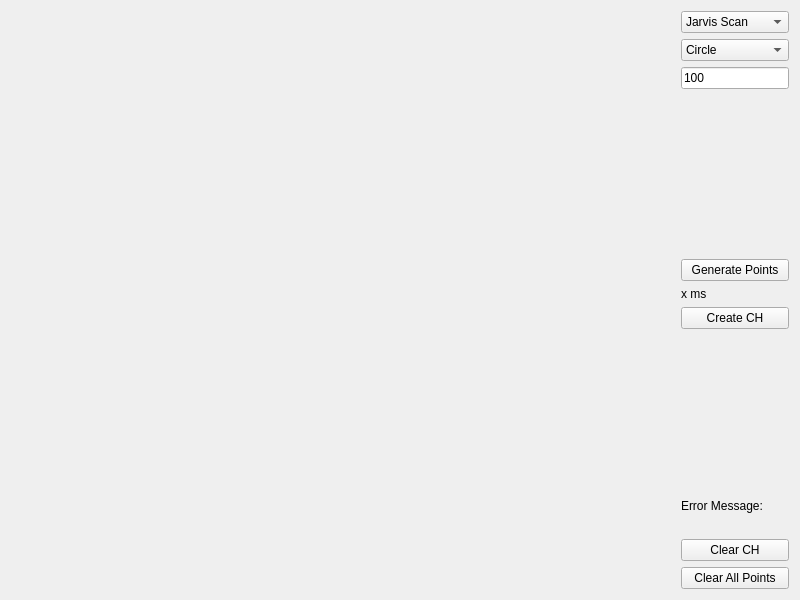
<?xml version="1.0" encoding="UTF-8"?>
<ui version="4.0">
 <class>Widget</class>
 <widget class="QWidget" name="Widget">
  <property name="geometry">
   <rect>
    <x>0</x>
    <y>0</y>
    <width>800</width>
    <height>600</height>
   </rect>
  </property>
  <property name="sizePolicy">
   <sizepolicy hsizetype="Preferred" vsizetype="Preferred">
    <horstretch>0</horstretch>
    <verstretch>0</verstretch>
   </sizepolicy>
  </property>
  <property name="maximumSize">
   <size>
    <width>16777215</width>
    <height>16777215</height>
   </size>
  </property>
  <property name="windowTitle">
   <string>Create Convex Hull</string>
  </property>
  <layout class="QHBoxLayout" name="horizontalLayout">
   <item>
    <widget class="Draw" name="Canvas" native="true">
     <property name="sizePolicy">
      <sizepolicy hsizetype="Preferred" vsizetype="Preferred">
       <horstretch>1</horstretch>
       <verstretch>0</verstretch>
      </sizepolicy>
     </property>
     <property name="maximumSize">
      <size>
       <width>16777215</width>
       <height>16777215</height>
      </size>
     </property>
    </widget>
   </item>
   <item>
    <layout class="QVBoxLayout" name="verticalLayout">
     <item>
      <widget class="QComboBox" name="comboBox">
       <item>
        <property name="text">
         <string>Jarvis Scan</string>
        </property>
       </item>
       <item>
        <property name="text">
         <string>QHull</string>
        </property>
       </item>
       <item>
        <property name="text">
         <string>Sweep Line</string>
        </property>
       </item>
      </widget>
     </item>
     <item>
      <widget class="QComboBox" name="comboBox_2">
       <item>
        <property name="text">
         <string>Circle</string>
        </property>
       </item>
       <item>
        <property name="text">
         <string>Random</string>
        </property>
       </item>
       <item>
        <property name="text">
         <string>Ellips</string>
        </property>
       </item>
       <item>
        <property name="text">
         <string>Grid</string>
        </property>
       </item>
       <item>
        <property name="text">
         <string>Star</string>
        </property>
       </item>
       <item>
        <property name="text">
         <string>Square</string>
        </property>
       </item>
      </widget>
     </item>
     <item>
      <widget class="QLineEdit" name="lineEdit">
       <property name="text">
        <string>100</string>
       </property>
      </widget>
     </item>
     <item>
      <spacer name="verticalSpacer">
       <property name="orientation">
        <enum>Qt::Vertical</enum>
       </property>
       <property name="sizeHint" stdset="0">
        <size>
         <width>20</width>
         <height>40</height>
        </size>
       </property>
      </spacer>
     </item>
     <item>
      <widget class="QPushButton" name="pushButton_4">
       <property name="text">
        <string>Generate Points</string>
       </property>
      </widget>
     </item>
     <item>
      <widget class="QLabel" name="label">
       <property name="text">
        <string>x ms</string>
       </property>
      </widget>
     </item>
     <item>
      <widget class="QPushButton" name="pushButton">
       <property name="text">
        <string>Create CH</string>
       </property>
      </widget>
     </item>
     <item>
      <spacer name="verticalSpacer_2">
       <property name="orientation">
        <enum>Qt::Vertical</enum>
       </property>
       <property name="sizeHint" stdset="0">
        <size>
         <width>20</width>
         <height>40</height>
        </size>
       </property>
      </spacer>
     </item>
     <item>
      <widget class="QLabel" name="label_3">
       <property name="text">
        <string>Error Message:</string>
       </property>
      </widget>
     </item>
     <item>
      <widget class="QLabel" name="label_2">
       <property name="text">
        <string/>
       </property>
      </widget>
     </item>
     <item>
      <widget class="QPushButton" name="pushButton_2">
       <property name="text">
        <string>Clear CH</string>
       </property>
      </widget>
     </item>
     <item>
      <widget class="QPushButton" name="pushButton_3">
       <property name="text">
        <string>Clear All Points</string>
       </property>
      </widget>
     </item>
    </layout>
   </item>
  </layout>
 </widget>
 <customwidgets>
  <customwidget>
   <class>Draw</class>
   <extends>QWidget</extends>
   <header>draw.h</header>
   <container>1</container>
  </customwidget>
 </customwidgets>
 <resources/>
 <connections/>
</ui>
